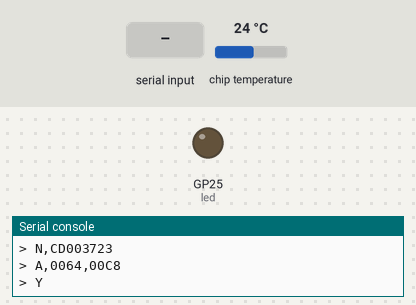
The program below on a simulated Raspberry Pi Pico running MicroPython. On the bench: output pins drawn as LEDs (lit = HIGH), the last lines printed to the serial console. Inputs (shaded band) come from the test bench; at power-on: chip temperature 24 °C.

Above: at 5.5 s.
5.6 s: chip temperature set to 1 °C
At 9.9 s:
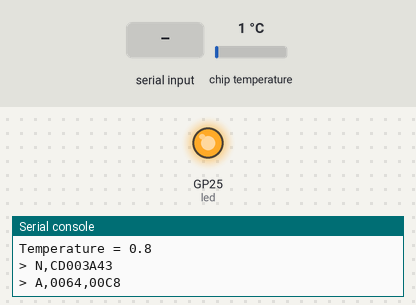
16.5 s: "1\n" received over the second serial link
22.5 s: chip temperature set to 11 °C
Timing chart, 0 to 38.7 s (numbered marks = the images above; inputs shaded):
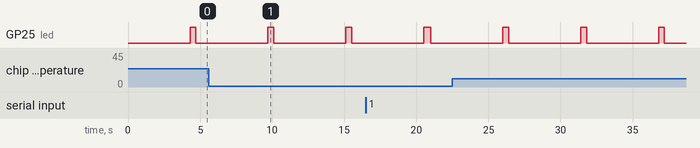

The program:

example03_rn4020.py
```python
# (licence header left out)
ble_ad_id = 'CD00'                      # BLEビーコン用ID(先頭2バイト)

from machine import ADC,Pin             # ライブラリmachineのADCを組み込む
from machine import UART                # machineからUARTを組み込む
from utime import sleep                 # μtimeからsleepを組み込む

def rn4020(s = ''):                     # BLE RN4020との通信用の関数を定義
    if len(s) > 0:                      # 変数sが1文字以上あるとき
        print('>',s)                    # 内容を表示
        uart.write(s + '\n')            # コマンド送信
        sleep(0.1)                      # 0.1秒の待ち時間処理
    while uart.any() > 0:               # 受信バッファに文字があるとき
        rx = uart.readline().decode()   # 受信データを変数sに代入する
        print('<',rx.strip())           # 受信結果を表示する
        sleep(0.1)                      # 0.1病の待ち時間処理

led = Pin(25, Pin.OUT)                  # GPIO出力用インスタンスledを生成
adc = ADC(4)                            # 温度センサ用ADCポートadcを生成
uart = UART(0, 115200, bits=8, parity=None, stop=1) # シリアルuartを生成
rn4020('V')                             # バージョン情報表示
rn4020('SF,2')                          # 全設定の初期化
sleep(0.5)                              # リセット待ち(1秒)
rn4020()                                # 応答表示
rn4020('SR,20000000')                   # 機能設定:アドバタイジング
rn4020('SS,00000001')                   # サービス設定:ユーザ定義
rn4020('SN,RN4020_TEMP')                # デバイス名:RN4020_TEMP
rn4020('R,1')                           # RN4020を再起動
sleep(3)                                # リセット後にアドバタイジング開始
rn4020('D')                             # 情報表示
rn4020('Y')                             # アドバタイジング停止
while True:                             # 繰り返し処理
    val = adc.read_u16()                # ADCから値を取得して変数valに代入
    mv = val * 3300 / 65535             # ADC値を電圧(mV)に変換
    temp = 27 - (mv - 706) / 1.721      # ADC電圧値を温度(℃)に変換
    s = str(round(temp,1))              # 小数点第1位で丸めた結果を文字列に
    print('Temperature =',s)            # 温度値を表示
    s = ble_ad_id + '{:04X}'.format(val)# BLE送信データの生成(16進数に変換)
    led.value(1)                        # LEDをONにする
    rn4020('N,' + s)                    # データをブロードキャスト情報に設定
    rn4020('A,0064,00C8')               # 0.1秒間隔で0.2秒間のアドバタイズ
    sleep(0.1)                          # 0.1秒間の待ち時間処理
    rn4020('Y')                         # アドバタイジング停止
    led.value(0)                        # LEDをOFFにする
    sleep(5)                            # 5秒間の待ち時間処理
```

Measured:
- by itself, GP25 (led): alternates HIGH for 0.40 s and LOW for 5.0 s
